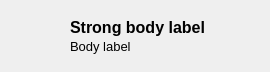
<?xml version="1.0" encoding="UTF-8"?>
<ui version="4.0">
 <class>ChatItemWidget</class>
 <widget class="QWidget" name="ChatItemWidget">
  <property name="geometry">
   <rect>
    <x>0</x>
    <y>0</y>
    <width>270</width>
    <height>72</height>
   </rect>
  </property>
  <property name="sizePolicy">
   <sizepolicy hsizetype="Expanding" vsizetype="Preferred">
    <horstretch>0</horstretch>
    <verstretch>0</verstretch>
   </sizepolicy>
  </property>
  <property name="minimumSize">
   <size>
    <width>0</width>
    <height>72</height>
   </size>
  </property>
  <property name="maximumSize">
   <size>
    <width>16777215</width>
    <height>72</height>
   </size>
  </property>
  <property name="windowTitle">
   <string>Form</string>
  </property>
  <layout class="QHBoxLayout" name="horizontalLayout_2">
   <property name="spacing">
    <number>0</number>
   </property>
   <property name="leftMargin">
    <number>0</number>
   </property>
   <property name="topMargin">
    <number>0</number>
   </property>
   <property name="rightMargin">
    <number>0</number>
   </property>
   <property name="bottomMargin">
    <number>0</number>
   </property>
   <item>
    <layout class="QHBoxLayout" name="horizontalLayout">
     <property name="spacing">
      <number>0</number>
     </property>
     <item>
      <widget class="AvatarWidget" name="AvatarWidget">
       <property name="sizePolicy">
        <sizepolicy hsizetype="Fixed" vsizetype="Fixed">
         <horstretch>0</horstretch>
         <verstretch>0</verstretch>
        </sizepolicy>
       </property>
       <property name="minimumSize">
        <size>
         <width>70</width>
         <height>70</height>
        </size>
       </property>
       <property name="maximumSize">
        <size>
         <width>70</width>
         <height>70</height>
        </size>
       </property>
      </widget>
     </item>
     <item>
      <layout class="QVBoxLayout" name="verticalLayout">
       <property name="spacing">
        <number>0</number>
       </property>
       <item>
        <spacer name="verticalSpacer_2">
         <property name="orientation">
          <enum>Qt::Vertical</enum>
         </property>
         <property name="sizeType">
          <enum>QSizePolicy::Expanding</enum>
         </property>
         <property name="sizeHint" stdset="0">
          <size>
           <width>1</width>
           <height>1</height>
          </size>
         </property>
        </spacer>
       </item>
       <item>
        <widget class="StrongBodyLabel" name="lb_name">
         <property name="sizePolicy">
          <sizepolicy hsizetype="Expanding" vsizetype="Fixed">
           <horstretch>0</horstretch>
           <verstretch>0</verstretch>
          </sizepolicy>
         </property>
         <property name="minimumSize">
          <size>
           <width>150</width>
           <height>21</height>
          </size>
         </property>
         <property name="maximumSize">
          <size>
           <width>16777215</width>
           <height>21</height>
          </size>
         </property>
         <property name="font">
          <font>
           <family>Segoe UI</family>
           <pointsize>12</pointsize>
           <bold>true</bold>
          </font>
         </property>
         <property name="text">
          <string>Strong body label</string>
         </property>
        </widget>
       </item>
       <item>
        <widget class="BodyLabel" name="lb_message">
         <property name="sizePolicy">
          <sizepolicy hsizetype="Expanding" vsizetype="Fixed">
           <horstretch>0</horstretch>
           <verstretch>0</verstretch>
          </sizepolicy>
         </property>
         <property name="minimumSize">
          <size>
           <width>150</width>
           <height>17</height>
          </size>
         </property>
         <property name="maximumSize">
          <size>
           <width>16777215</width>
           <height>17</height>
          </size>
         </property>
         <property name="font">
          <font>
           <family>Segoe UI</family>
           <pointsize>10</pointsize>
           <bold>false</bold>
          </font>
         </property>
         <property name="text">
          <string>Body label</string>
         </property>
         <property name="textInteractionFlags">
          <set>Qt::NoTextInteraction</set>
         </property>
        </widget>
       </item>
       <item>
        <spacer name="verticalSpacer_3">
         <property name="orientation">
          <enum>Qt::Vertical</enum>
         </property>
         <property name="sizeType">
          <enum>QSizePolicy::Expanding</enum>
         </property>
         <property name="sizeHint" stdset="0">
          <size>
           <width>1</width>
           <height>1</height>
          </size>
         </property>
        </spacer>
       </item>
      </layout>
     </item>
    </layout>
   </item>
  </layout>
 </widget>
 <customwidgets>
  <customwidget>
   <class>BodyLabel</class>
   <extends>QLabel</extends>
   <header>qfluentwidgets</header>
  </customwidget>
  <customwidget>
   <class>StrongBodyLabel</class>
   <extends>QLabel</extends>
   <header>qfluentwidgets</header>
  </customwidget>
  <customwidget>
   <class>ImageLabel</class>
   <extends>QLabel</extends>
   <header>qfluentwidgets</header>
  </customwidget>
  <customwidget>
   <class>AvatarWidget</class>
   <extends>ImageLabel</extends>
   <header>qfluentwidgets</header>
  </customwidget>
 </customwidgets>
 <resources/>
 <connections/>
</ui>
